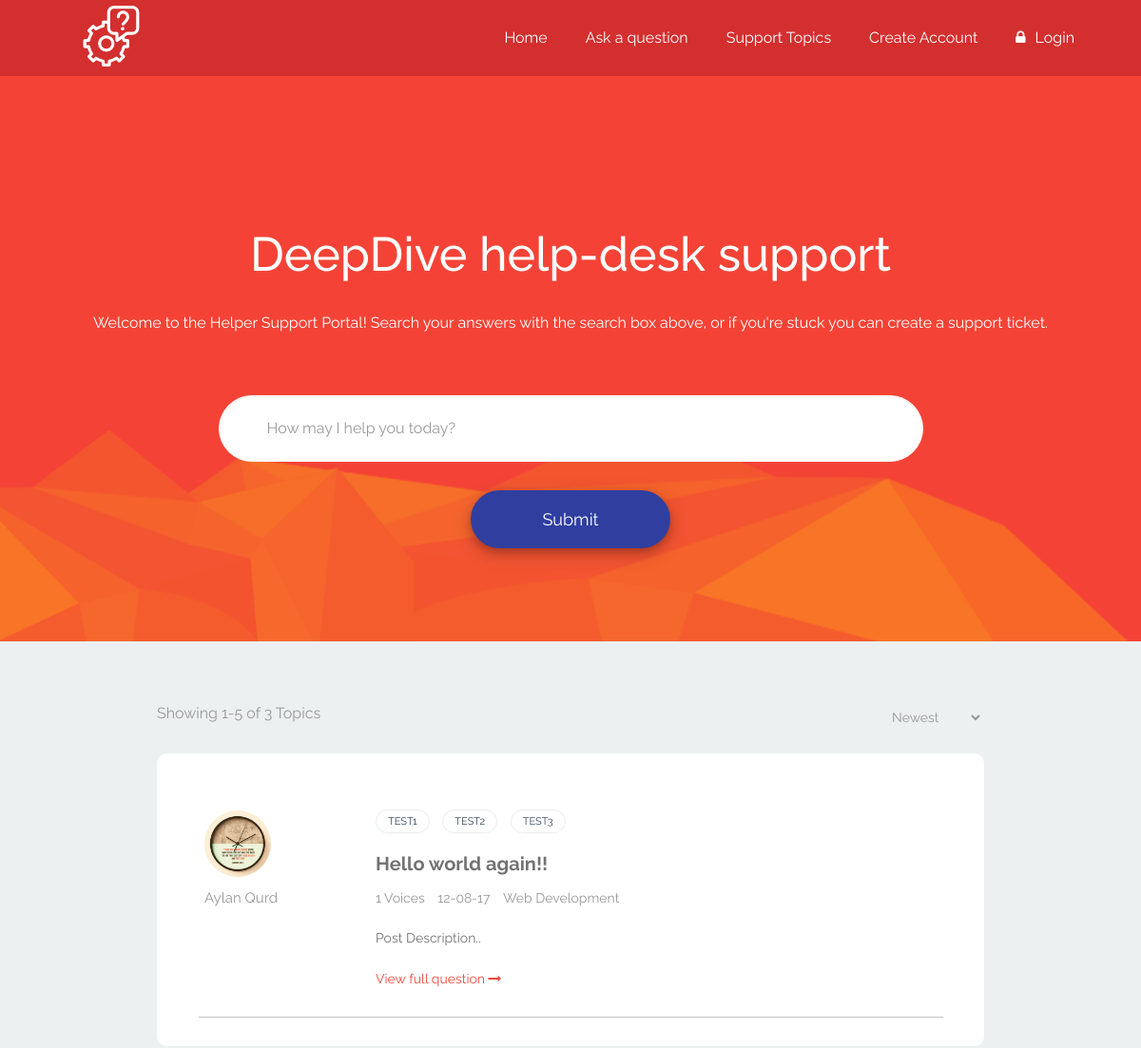
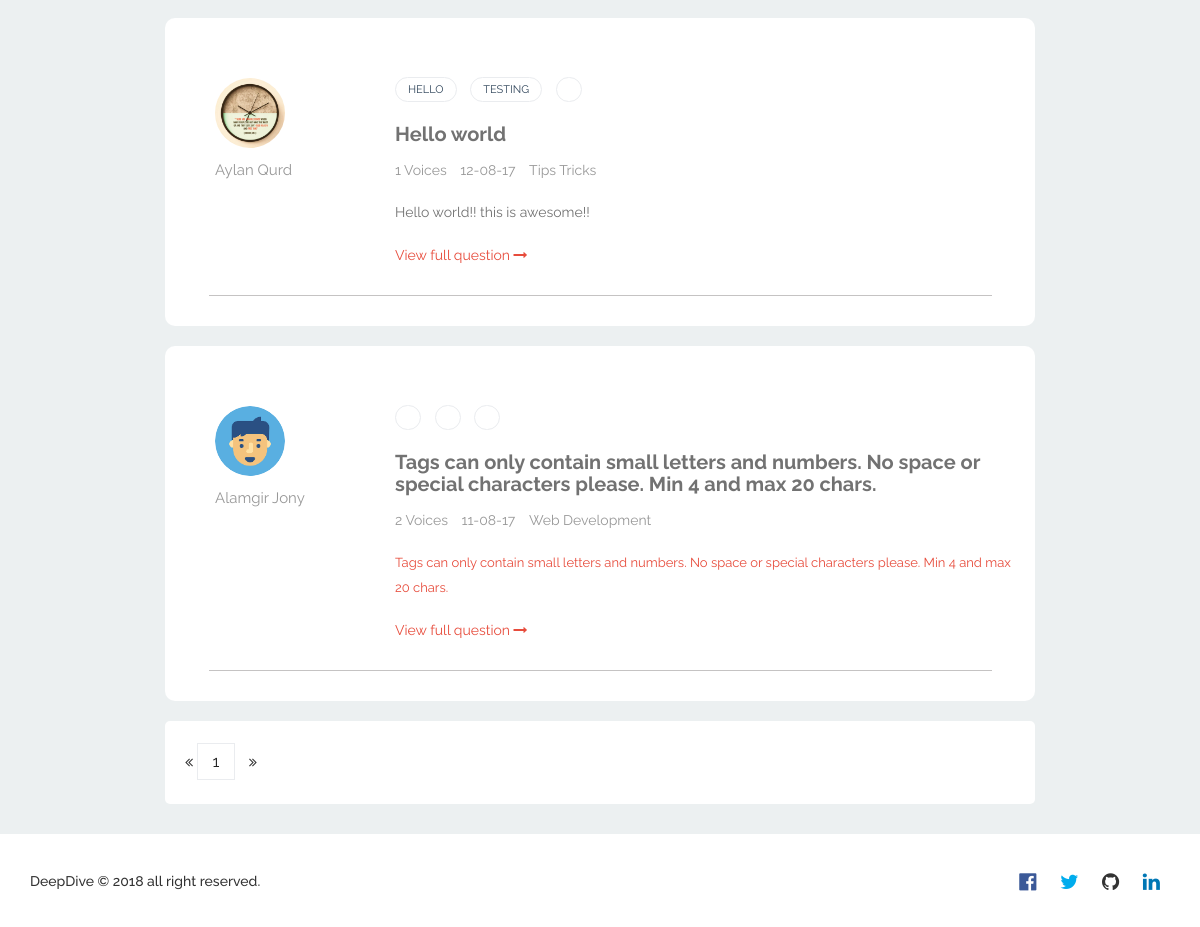
The page / on the database its author committed (2 pictures, top to bottom).
### tables this page shows
CREATE TABLE `post` (
  `postid` int(11) NOT NULL,
  `posttitle` text NOT NULL,
  `catid` int(11) NOT NULL,
  `postdate` varchar(50) NOT NULL,
  `description` longtext NOT NULL,
  `userid` int(11) NOT NULL,
  `tag1` varchar(50) DEFAULT NULL,
  `tag2` varchar(50) DEFAULT NULL,
  `tag3` varchar(50) DEFAULT NULL
);

CREATE TABLE `user` (
  `userid` int(11) NOT NULL,
  `name` varchar(50) NOT NULL,
  `username` varchar(50) NOT NULL,
  `email` varchar(50) NOT NULL,
  `password` varchar(50) NOT NULL,
  `image` varchar(200) DEFAULT NULL,
  `institution` varchar(80) DEFAULT NULL
);

CREATE TABLE `catagory` (
  `catid` int(11) NOT NULL,
  `catname` varchar(50) NOT NULL
);

### function.php (called while the page is built, shortened)
<?php
function getCat($catid,$db)
  {
    $query= "SELECT catname FROM catagory WHERE catid=$catid";
    $result = mysqli_query($db, $query);
    $result = mysqli_fetch_array($result);
    return $result['catname'];
  }
  function getUserInfo($userid,$db){
    $query2 = "SELECT name,image FROM user where userid={$userid}";
    $result2 = mysqli_query($db,$query2);
    $result2 = mysqli_fetch_array($result2);
    return $result2;
  }
  function getTotalComment($conn,$postid){
    $query = "SELECT * FROM comment WHERE postid = '$postid'";
    $result = mysqli_query($conn,$query);
    $num_of_comment  = mysqli_num_rows($result);
    return $num_of_comment;
  }
?>

### index.php (the view, shortened to what this page needs)
<?php
  include('headers.php');
  require 'function.php';
  $db= dbcon();
 ?>
  <section id="welcome">
    <div class="welcome-overlay">
      <div class="container text-center">
        <h1>DeepDive help-desk support</h1>
        <p>Welcome to the Helper Support Portal! Search your answers with the search box above, or if you're stuck you can create a support ticket.</p>
        <div class="search-form">
          <form action="search.php" method="post">
            <div class="form-group">
              <input id="input-help" type="text" class="form-control" name="searchitem" placeholder="How may I help you today?">
            </div>
            <button type="submit" class="btn btn-default btn-search" name="search">Submit</button>
          </form>
        </div>
      </div>
    </div>
  </section>
  <?php
  $query = "SELECT * FROM post";
  $result = mysqli_query($db,$query);
  $number_of_results = mysqli_num_rows($result);
   ?>
  <section id="help-post">
    <div class="container">
      <div class="row">
        <div class="col-md-6 text-left">
          <div class="show-result">
            <p>Showing 1-5 of <?php echo $number_of_results; ?> Topics</p>
          </div>
        </div>
        <div class="col-md-6 text-right">
          <div class="popular-topic">
            <form action="index.php" method="post">
              <select class="select-filter" name="topic">
                <option value="new">Newest</option>
              </select>
            </form>
          </div>
        </div>
      </div>
      <?php
      $result_per_page = 5;
      $number_of_results = mysqli_num_rows($result);
      $number_of_page = ceil($number_of_results/$result_per_page);
      if (!isset($_GET['page'])) {
        $page = 1;
      }else {
        $page = $_GET['page'];
      }
      $this_page_first_result = ($page-1)*$result_per_page;
      $query = "SELECT * FROM post  order by postid DESC LIMIT $this_page_first_result,$result_per_page";
      $result = mysqli_query($db,$query);
      while ($row = mysqli_fetch_array($result)){
      ?>
      <div class="main-topic text-left">
        <div class="row main-topic-content">
          <div class="col-md-3">
            <div class="user-info">
              <?php $tuhin= getUserInfo($row['userid'], $db);
              ?>
              <img src="img/<?php echo $tuhin['image'] ?>" alt="Profile">
              <p><?php echo $tuhin['name']; ?></p>
            </div>
          </div>
          <div class="col-md-9 text-left">
            <div class="post-content">
              <div class="post-tag">
                <li><a><?php echo $row['tag1']; ?></a></li>
                <li><a><?php echo $row['tag2']; ?></a></li>
                <li><a><?php echo $row['tag3']; ?></a></li>
              </div>
              <a href="viewpost.php?postid=<?php echo $row['postid']?>"><h4><?php echo $row['posttitle']; ?></h4></a>
              <div class="post-date-time">
                <li><?php echo getTotalComment($db,$row['postid']); ?> Voices</li>
                <li><?php echo $row['postdate']; ?></li>
                <li><?php echo getCat($row['catid'], $db); ?></li>
              </div>
              <p><?php echo $row['description']; ?></p>
              <a class="view-more" href="viewpost.php?postid=<?php echo $row['postid']?>">View full question <span><i class="fa fa-long-arrow-right" aria-hidden="true"></i></span></a>
            </div>
          </div>
        </div>
        <div class="post-hr-line"></div>
      </div>
      <?php } ?>
      <div class="pagination-list">
        <div class="pagination-list-item">
          <li><i class="fa fa-angle-double-left" aria-hidden="true"></i></li>
          <?php
             for ($page=1; $page<=$number_of_page; $page++) {
              echo '<li class="active">'.'<a href="index.php?page=' .$page .'">'.$page.'</a>'.'</li>';
             }
           ?>
          <li><i class="fa fa-angle-double-right" aria-hidden="true"></i></li>
        </div>
      </div>
    </div>
  </section>
   <?php
     include('footer.php');
    ?>

### css/style.css (style rules this page uses)
body { font-family: 'Raleway', sans-serif; padding: 0; margin: 0; }
#welcome { background: #F44336; padding-top: 100px; }
.welcome-overlay { background: url('../img/welcome.png') no-repeat scroll right bottom; padding-bottom: 98px; }
#welcome h1 { color: #fff; margin-top: 60px; font-size: 50px; }
#welcome p { color: #fff; margin-top: 30px; font-size: 1.6rem; line-height: 1.91429; }
.search-form { margin-top: 60px; }
#input-help { margin: 0 auto; width: 65%; height: 70px; padding: 6px 50px; font-size: 16px; line-height: 1.42857143; color: #555; background-color: #fff; background-image: none; border: 1px solid #fff; border-radius: 40px; }
.btn-search { margin-top: 15px; color: #fff; background-color: #303F9F; padding: 18px 75px; font-size: 18px; border-radius: 40px; outline: none; border: none; transition: .3s; box-shadow: 0 4px 8px 0 rgba(0, 0, 0, 0.2), 0 6px 20px 0 rgba(0, 0, 0, 0.19); }
#help-post { background: #ecf0f1; padding-bottom: 30px; }
#help-post .container { padding-top: 65px; }
@media (min-width: 1200px) { #help-post .container { width: 900px; } }
.show-result p { color: #989898; font-size: 16px; }
.select-filter { background: #ecf0f1; color: #989898; padding: 5px 30px; outline: none; transition: .5s; border-color: #ecf0f1; }
.select-filter option { color: #989898; }
.main-topic { margin-top: 20px; background: #fff; border-radius: 10px; padding-top: 30px; padding-bottom: 30px; }
.main-topic-content { margin-top: 20px; padding-bottom: 35px; padding: 10px; }
.user-info { margin-left: 40px; }
.user-info img { max-height: 70px; max-width: 70px; border-radius: 50%; }
.user-info p { color: #989898; font-size: 15px; margin-top: 12px; }
.post-tag { margin: 0 auto; }
.post-tag li { display: inline-block; list-style: none; margin: 0 auto; margin-right: 10px; }
.post-tag li a { margin: 0 auto; text-decoration: none; color: #34495e; font-weight: 400; text-transform: uppercase; background-color: transparent; font-size: 1.1rem; border: 1px solid #eaecef; text-decoration: none; padding: 5px 12px; border-radius: 20px; transition: .4s; }
.post-content a { text-decoration: none; }
.post-content a h4 { margin-top: 25px; color: #727272; font-size: 20px; font-weight: bold; transition: .4s; }
.post-content p { color: #727272; margin-top: 20px; line-height: 25px; }
.post-content .view-more { margin-top: 20px; color: #e74c3c; transition: .3s; }
.post-date-time { margin-top: 15px; }
.post-content .post-date-time li { display: inline-block; list-style: none; color: #989898; margin-right: 10px; }
.post-hr-line { height: 1px; background: #C5C3C3; text-align: center; margin: 0 auto; width: 90%; margin-top: 20px; }
.pagination-list { background: #fff; margin-top: 20px; padding: 30px 0; border-radius: 5px; }
.pagination-list-item { margin-left: 20px; }
.pagination-list li { display: inline-block; list-style: none; }
.pagination-list li a { background-color: #fff; border: 1px solid #eaecef !important; color: #212121; font-size: 16px; line-height: 1.42857; margin-left: 0; margin-right: 10px; padding: 8px 15px; position: relative; text-decoration: none; transition: .3s; }

### rows shown on the page
post: userid.image (picture), userid.name "Aylan Qurd", tag1 "TEST1", tag2 "TEST2", tag3 "TEST3", posttitle "Hello world again!!", postid "1", postdate "12-08-17", catid.catname "Web Development", description "Post Description.."
post: userid.image (picture), userid.name "Aylan Qurd", tag1 "HELLO", tag2 "TESTING", posttitle "Hello world", postid "1", postdate "12-08-17", catid.catname "Tips Tricks", description "Hello world!! this is awesome!!"
post: userid.image (picture), userid.name "Alamgir Jony", posttitle "Tags can only contain small letters and numbers. No space or special characters please. Min 4 and max 20 chars.", postid "2", postdate "11-08-17", catid.catname "Web Development", description "Tags can only contain small letters and numbers. No space or special characters please. Min 4 and max 20 chars."

### other values the page prints
$number_of_results "3"
